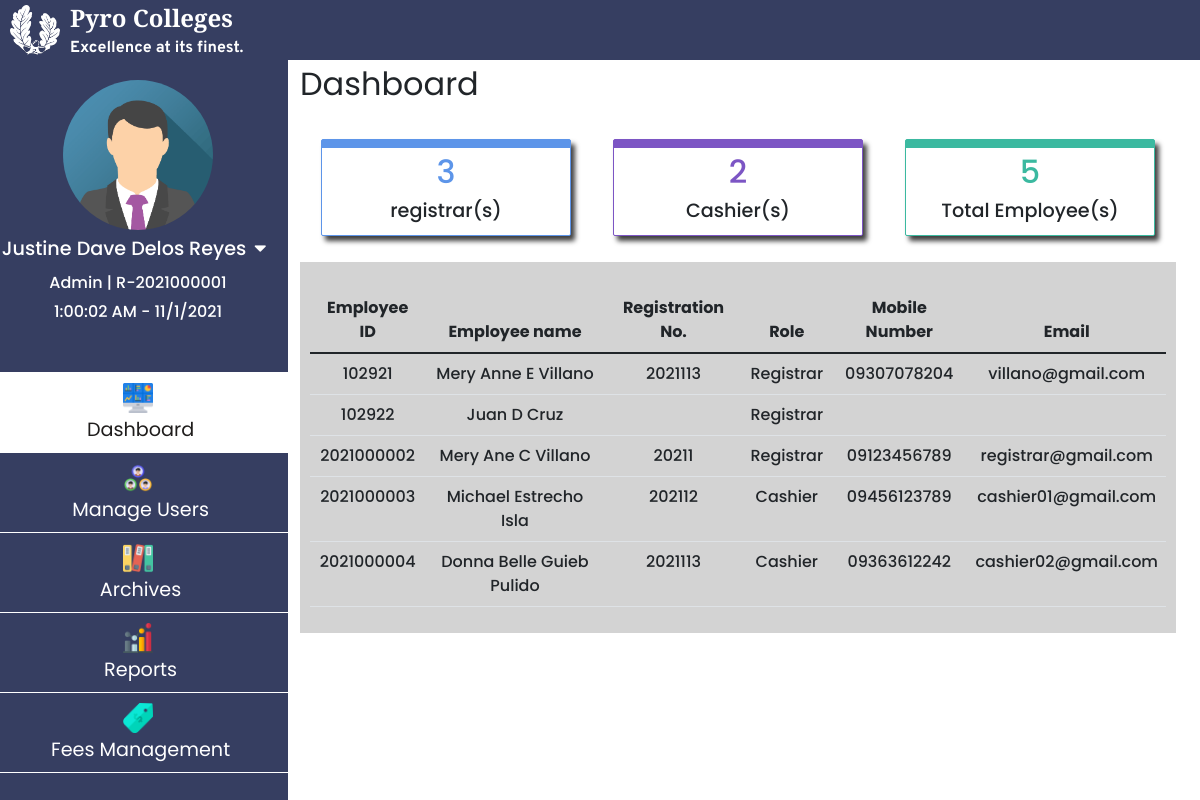
/html/registrar_access.php (signed in), run on the app's committed database.
### tables this page shows
CREATE TABLE `tbl_employee_info` (
  `reg_no` varchar(255) NOT NULL,
  `employee_id` int(20) NOT NULL,
  `role` varchar(20) NOT NULL,
  `firstname` varchar(100) NOT NULL,
  `lastname` varchar(100) NOT NULL,
  `middlename` varchar(100) NOT NULL,
  `sex` varchar(20) NOT NULL,
  `email` varchar(255) NOT NULL,
  `address` longtext NOT NULL,
  `contact_number` varchar(15) NOT NULL,
  `hireDate` varchar(100) NOT NULL,
  `joined_date` varchar(100) NOT NULL
);

### html/registrar_access.php (the view, shortened to what this page needs)
<?php
  require_once '../connection/Config.php';
?>
<!doctype html>
<html lang="en">
  <head>
    <link rel="stylesheet" type="text/css" href="https://cdn.datatables.net/v/bs5/jq-3.6.0/dt-1.11.3/b-2.0.1/datatables.min.css"/>
    <link rel="stylesheet" href="https://cdn.jsdelivr.net/npm/bootstrap@5.1.3/dist/css/bootstrap.min.css">
    <link rel="stylesheet" href="https://pro.fontawesome.com/releases/v5.10.0/css/all.css"/>
    <link rel="stylesheet" type="text/css" href="../css/registrar_access.css?<?php echo time(); ?>" />
    <link rel="stylesheet" href="https://cdnjs.cloudflare.com/ajax/libs/animate.css/4.1.1/animate.min.css"/>
    <link rel="stylesheet" href="https://cdn.linearicons.com/free/1.0.0/icon-font.min.css">
  </head>
  <body>
    <div class="nav__bar">
      <div class="nav__bar_two">
      <img src="../images/logo.png" alt="">
          <div class="nav__bar_two_text">
              <span>Pyro Colleges</span>
              <p>Excellence at its finest.</p>
          </div>
      </div>
    </div>
    <div class="row">
      <div class="col left-tab">
        <div class="upper-left-tab">
            <img src="..\images\registrar_img\sample_registrar_pic.png" alt="">
            <p class="reg__name" style="font-size: 1.2rem;"><?= $_SESSION['fullname'];?><i class="fas fa-caret-down mx-2" onclick="profile_link_show()"></i></p>
            <p class="reg__name" id="roleId"><?= $_SESSION['role'];?> | R-<?= $_SESSION['employeeId'];?></p>
            <p class="reg__name" id="reg-date-time"></p>
        </div>
            <div class="nav flex-column nav-pills pl-2 mt-5 align-middle" id="v-pills-tab" role="tablist" aria-orientation="vertical">
                <a class="nav-link active main__" id="v-pills-dashboard-tab" data-toggle="pill" href="#v-pills-dashboard" role="tab" aria-controls="v-pills-dashboard" aria-selected="true"><img src="../images/icons/dashboard.png" width="30px" height="30px" class="d-block mx-auto mb-1">&nbsp;Dashboard</a>
                <a class="nav-link main__" id="v-pills-manage-users-tab" data-toggle="pill" href="#v-pills-manage-users" role="tab" aria-controls="v-pills-manage-users" aria-selected="false"><img src="../images/icons/manage_users.png" width="30px" height="30px" class="d-block mx-auto mb-1">&nbsp;Manage Users</a>
                <a class="nav-link main__" id="v-pills-archives-tab" data-toggle="pill" href="#v-pills-archives" role="tab" aria-controls="v-pills-archives" aria-selected="false"><img src="../images/icons/archive.png" width="30px" height="30px" class="d-block mx-auto mb-1">&nbsp;Archives</a>
                <a class="nav-link main__" id="v-pills-reports-tab" data-toggle="pill" href="#v-pills-reports" role="tab" aria-controls="v-pills-reports" aria-selected="false"><img src="../images/icons/reports.png" width="30px" height="30px" class="d-block mx-auto mb-1">&nbsp;Reports</a>
                <a class="nav-link main__" id="v-pills-fees-tab" data-toggle="pill" href="#v-pills-fees" role="tab" aria-controls="v-pills-fees" aria-selected="false"><img src="../images/icons/fees_management.png" width="30px" height="30px" class="d-block mx-auto mb-1">&nbsp;Fees Management</a>
            </div>
        </div>
        <div class="col-sm right-tab">
          <div class="tab-content" id="v-pills-tabContent">
            <div class="tab-pane fade show active" id="v-pills-dashboard" role="tabpanel" aria-labelledby="v-pills-dashboard-tab">
              <p class="title_tab_universal" >Dashboard</p>
            <div class="dashBoardforAdmin">
            <div class="studentCountBoxContainer">
            <div class="employeeCountBox mb-3 d-block mx-auto" id="">
                      <span class="lnr lnr-users text-center py-1"></span>
                    <div class="employeeCounter">
                      <h2>
                        <?php
                          $sql = "SELECT `role`FROM `tbl_employee_info` WHERE `role` = 'Registrar'";
                          $statement = $con->prepare($sql);
                          $statement->execute();
                          $result = $statement->get_result();
                          $count = mysqli_num_rows($result);
                          echo $count;
                        ?>
                      </h2>
                        <h3>
                          registrar(s)
                        </h3>
                    </div>
                  </div>
            <div class="employeeCountBox mb-3 d-block mx-auto" id="">
              <span class="lnr lnr-users text-center py-1"></span>
            <div class="employeeCounter">
              <h2>
                <?php
                  $sql = "SELECT `role`FROM `tbl_employee_info` WHERE `role` = 'Cashier'";
                  $statement = $con->prepare($sql);
                  $statement->execute();
                  $result = $statement->get_result();
                  $count = mysqli_num_rows($result);
                  echo $count;
                ?>
              </h2>
                <h3>
                  Cashier(s)
                </h3>
            </div>
          </div>
          <div class="employeeCountBox mb-3 d-block mx-auto" id="">
            <span class="lnr lnr-users text-center py-1"></span>
          <div class="employeeCounter">
            <h2>
              <?php
                $sql = "SELECT * FROM tbl_employee_info";
                $statement = $con->prepare($sql);
                $statement->execute();
                $result = $statement->get_result();
                $count = mysqli_num_rows($result);
                echo $count;
              ?>
            </h2>
              <h3>
                Total Employee(s)
              </h3>
          </div>
        </div>
        </div>
                  <div class="universal_bg_gray_table">
                     <div class="table__dashboard mt-3" id="table_dashboard_id">
                       <table class="table">
                           <thead class="thead-light">
                             <tr>
                               <th scope="col">Employee ID</th>
                               <th scope="col">Employee name</th>
                               <th scope="col">Registration No.</th>
                               <th scope="col">Role</th>
                               <th scope="col">Mobile Number</th>
                               <th scope="col">Email</th>
                             </tr>
                           </thead>
                           <tbody id="adminDash">
                           <?php
                            $sql ="SELECT reg_no, employee_id, role, CONCAT(firstname,' ',middlename,' ',lastname) AS fullname,  email, contact_number
                            FROM tbl_employee_info";
                            $stmt = $con->prepare($sql);
                            $stmt->execute();
                            $res = $stmt->get_result();
                            $count = $res->num_rows;
                            ?>
                            <?php
                            if($count > 0){
                            while($data = $res->fetch_assoc()){?>
                            <tr class="text-center">
                                <td><?=$data['employee_id'];?></td>
                                <td><?=$data['fullname'];?></td>
                                <td><?=$data['reg_no'];?></td>
                                <td><?=$data['role'];?></td>
                                <td><?=$data['contact_number'];?></td>
                                <td><?=$data['email'];?></td>
                            </tr>
                            <?php }?>
                            <?php }else{?>
                            <tr>
                                <td><?php echo "No Records"?></td>
                            </tr>
                            <?php }
                            ?>
                           </tbody>
                         </table>
                       </div>
                 </div>
                </div>
          </div>
          </div>
        </div>
    </div>
  </body>
</html>

### css/registrar_access.css (style rules this page uses)
:root { font-size: 16px; --black-color: rgb(31, 29, 28); --white-color: #FFFFFF; --blue-color: #56A8CBFF; --green-color: #3bb9a0; --input-background-color: rgb(194, 207, 219); --font-school-name: 'Zilla Slab', serif; --font-tagline: 'Overpass', sans-serif; }
* { font-family: 'Poppins', sans-serif; margin: 0; padding: 0; box-sizing: border-box; }
.nav__bar { width: 100%; height: 60px; background: #363e61; color: white; display: flex; justify-content: center; flex-direction: column; margin: 0; transition: 300ms ease; position: fixed; z-index: 1000; }
.nav__bar .nav__bar_two img { width: 50px; height: 50px; margin: 0 10px; }
.nav__bar .nav__bar_two { display: flex; align-items: center; }
.nav__bar .nav__bar_two .nav__bar_two_text span { display: block; font-family: var(--font-school-name); font-size: 1.5rem; font-weight: bold; color: var(--white-color); margin-top: 10px; }
.nav__bar .nav__bar_two .nav__bar_two_text p { font-family: var(--font-tagline); color: var(--white-color); font-weight: bold; margin-bottom: 10px; }
.row { width: 100%; }
.left-tab { padding: 0; top: 0; bottom: 0; overflow-y: auto; max-width: 300px; position: fixed; margin-top: 60px; background-color: #363e61; color: var(--white-color); z-index: 999; }
.right-tab { margin-left: 300px; margin-top: 60px; width: 100%; overflow-x: hidden; }
.upper-left-tab { position: relative; }
.upper-left-tab > * { transition: 300ms ease; }
.upper-left-tab img { width: 150px; height: 150px; border-radius: 50%; display: block; margin: 20px auto 5px; }
.reg__name { text-align: center; margin: 0; font-weight: 500; margin-bottom: 5px; }
.reg__name i { cursor: pointer; }
.nav-link.main__ { color: var(--white-color); font-size: 1.2rem; padding: 10px 25px; line-height: 25px; width: 100%; text-align: center; transition: 250ms; border-bottom: 1px solid var(--white-color); border-radius: 0; }
.nav-link.main__:first-child { border-top: 1px solid var(--white-color); }
.nav-link.main__.active { background-color: var(--white-color); color: var(--black-color); }
.title_tab_universal { font-size: 2rem; }
.universal_bg_gray_table { background-color: lightgray; padding: 10px; margin-top: 10px; width: 100%; }
.table { margin-top: 10px; text-align: center; font-weight: 500; }
.studentCountBoxContainer { display: flex; justify-content: center; flex-wrap: wrap; }
.studentCountBox, .employeeCountBox { cursor: pointer; border-radius: 2px; overflow-x: hidden; margin: 0 25px; display: flex; -webkit-box-shadow: 4px 5px 5px 0px rgba(0,0,0,0.75); -moz-box-shadow: 4px 5px 5px 0px rgba(0,0,0,0.75); box-shadow: 4px 5px 5px 0px rgba(0,0,0,0.75); transition: all 150ms ease; width: 250px; margin-top: 15px; }
.studentCountBox:nth-child(1), .employeeCountBox:nth-child(1) { background-color: #5d95e9; border: thin solid #5d95e9; }
.studentCountBox:nth-child(1) h2, .employeeCountBox h2 { color: #5d95e9; }
.studentCountBox:nth-child(2) h2, .employeeCountBox:nth-child(2) h2 { color: #7c55c4; }
.studentCountBox:nth-child(3) h2, .employeeCountBox:nth-child(3) h2 { color: var(--green-color); }
.studentCountBox:nth-child(2), .employeeCountBox:nth-child(2) { background-color: #7c55c4; border: thin solid #7c55c4; }
.studentCountBox:nth-child(3), .employeeCountBox:nth-child(3) { background-color: var(--green-color); border: thin solid var(--green-color); }
.studentCounter, .employeeCounter { background-color: var(--white-color); padding: 5px 10px; width: 100%; }
.studentCounter h2, .employeeCounter h2 { font-size: 2rem; text-align: center; }
.studentCounter h3, .employeeCounter h3 { font-size: 1.2rem; text-align: center; }
.studentCountBox .lnr, .employeeCountBox .lnr { font-size: 3rem; color: white; display: block; margin: auto 10px; }

### data on the page
tbl_employee_info: employee_id "102921", fullname "Mery Anne E Villano", reg_no "2021113", role "Registrar", contact_number "09307078204", email "villano@gmail.com"
tbl_employee_info: employee_id "102922", fullname "Juan D Cruz", role "Registrar"
tbl_employee_info: employee_id "2021000002", fullname "Mery Ane C Villano", reg_no "20211", role "Registrar", contact_number "09123456789", email "registrar@gmail.com"
tbl_employee_info: employee_id "2021000003", fullname "Michael Estrecho Isla", reg_no "202112", role "Cashier", contact_number "09456123789", email "cashier01@gmail.com"
tbl_employee_info: employee_id "2021000004", fullname "Donna Belle Guieb Pulido", reg_no "2021113", role "Cashier", contact_number "09363612242", email "cashier02@gmail.com"

### other printed values
$_SESSION['fullname'] "Justine Dave Delos Reyes"
$_SESSION['role'] "Admin"
$_SESSION['employeeId'] "2021000001"
$count "3"
$count "2"
$count "5"
